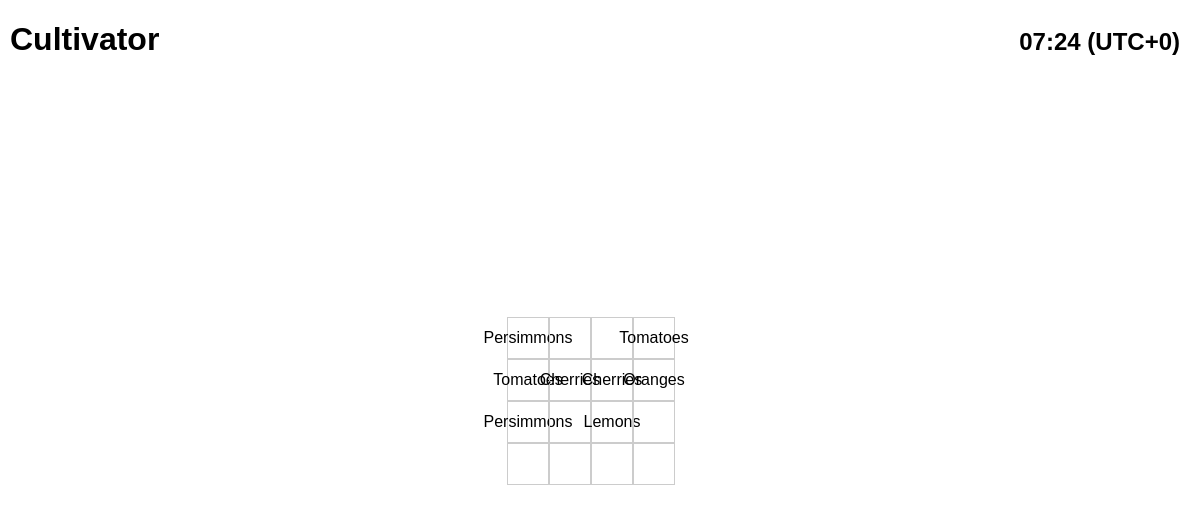
Page /display_grid/3 on the committed database.
### tables this page shows
CREATE TABLE grid_cells (
                        id INTEGER PRIMARY KEY AUTOINCREMENT,
                        grid_id INTEGER NOT NULL,
                        row_index INTEGER NOT NULL,
                        column_index INTEGER NOT NULL,
                        content TEXT,
                        FOREIGN KEY(grid_id) REFERENCES crop_grids(id)
                     );

### main.py (the view)
@app.route('/display_grid/<int:grid_id>', methods=['GET', 'POST'])
def display_grid(grid_id):
    db = get_db()
    c = db.cursor()
    c.execute('''SELECT * FROM crop_grids WHERE id = ?''', (grid_id,))
    grid = c.fetchone()
    width = grid[3]  # Assuming width is at index 3 in the database
    height = grid[2]  # Assuming height is at index 2 in the database
    c.execute('''SELECT row_index, column_index, content FROM grid_cells WHERE grid_id = ?''', (grid_id,))
    cells = c.fetchall()
    cell_contents = {(cell[0], cell[1]): cell[2] for cell in cells}
    return render_template('display_grid.html', width=width, height=height, cell_contents=cell_contents, grid_id=grid_id)

### main.py (called while the page is built)
def get_db():
    db = getattr(g, '_database', None)
    if db is None:
        db = g._database = sqlite3.connect(app.config['DATABASE'])
    return db

@app.teardown_appcontext
def close_connection(exception):
    db = getattr(g, '_database', None)
    if db is not None:
        db.close()

### templates/display_grid.html (shortened to what this page needs)
<!DOCTYPE html>
<html>
<head>
</head>
<body>
    <div class="header">
        <a href=".."><h1>Cultivator</h1></a>
    </div>
    <div class="clock" id="clock"></div>
    <div class="grid-container">
        {% for i in range(height) %}
            {% for j in range(width) %}
                <div class="grid-cell" data-row="{{ i }}" data-column="{{ j }}" data-grid-id="{{ grid_id }}">
                    {% if (i, j) in cell_contents %}
                        {{ cell_contents[(i, j)] }}
                    {% endif %}
                </div>
            {% endfor %}
        {% endfor %}
    </div>
</body>
</html>

### rows in the picture
grid_cells: content "Persimmons"
grid_cells: content "Tomatoes"
grid_cells: content "Tomatoes"
grid_cells: content "Cherries"
grid_cells: content "Cherries"
grid_cells: content "Oranges"
grid_cells: content "Persimmons"
grid_cells: content "Lemons"
